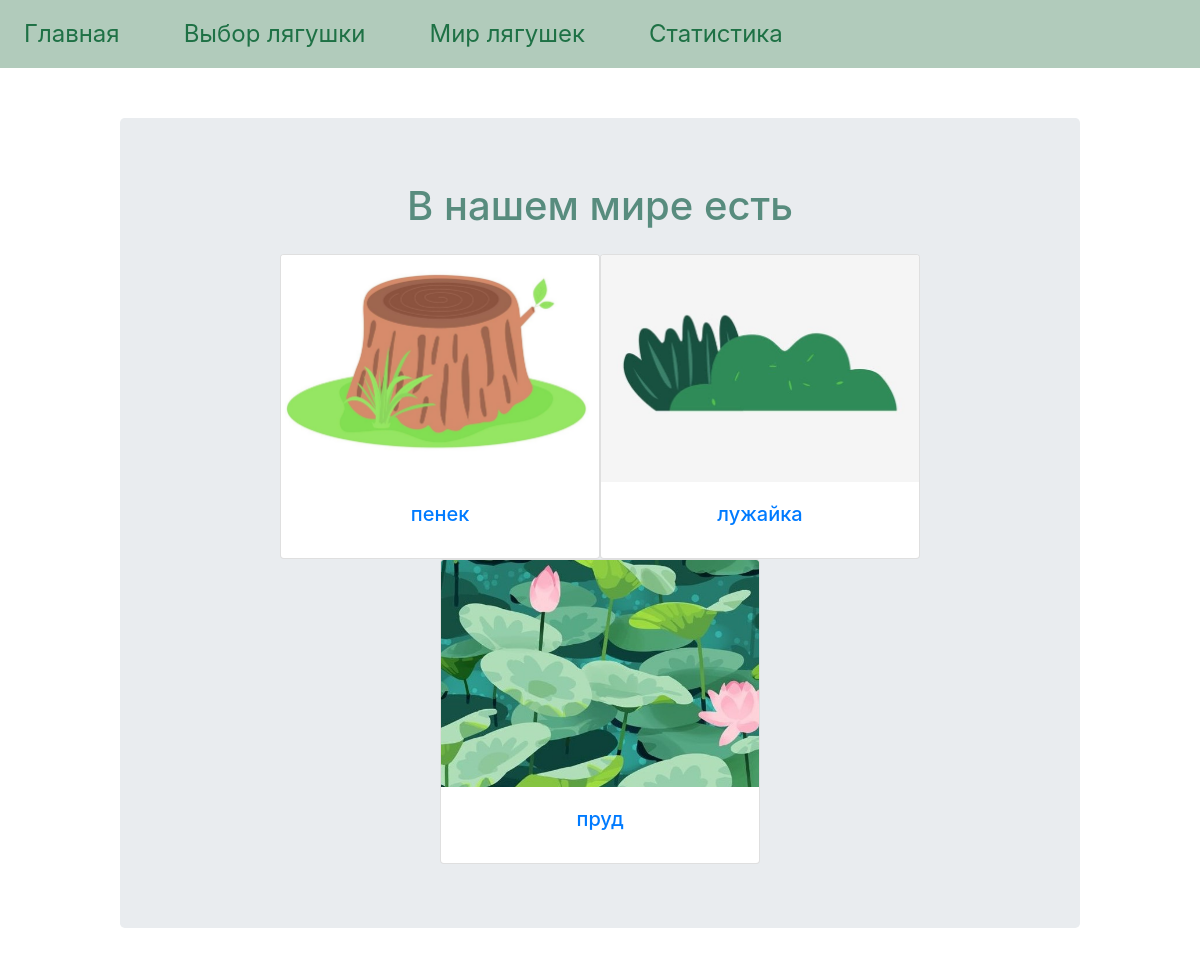
/world, run on the app's committed database.
### models.py (models this page shows)
class Places(db.Model):
    __tablename__ = 'places'
    place_id = db.Column('id', db.Integer, primary_key=True)
    place_name = db.Column(db.Text)
    place_img = db.Column(db.Text)

### myapp.py (the view)
@app.route('/world')
def make_world():
    places = db.session.query(Places).all()
    return render_template("world.html", places=places)

### templates/world.html (shortened to what this page needs)
{% extends 'base.html' %}
{% block content %}
<div class="jumbotron">
    <div class="mb-3 d-flex justify-content-center">
        <h1 style="color: #588c7e;">В нашем мире есть</h1>
    </div>
    <div class="mt-3 d-flex flex-wrap justify-content-center">
        {% for i in range(0, places|length) %}
        <div class="card pa-8" style="width: 20rem;">
            <img class="card-img-top" src="..\static\{{places[i].place_img}}" alt="Card image cap">
            <div class="card-body">
                <h5 class="card-title d-flex justify-content-center" style="color: #588c7e;"><a href="/place/{{places[i].place_id}}">{{
                        places[i].place_name }}</a></h5>
            </div>
        </div>
        {% endfor %}
    </div>
</div>
{% endblock %}

### data on the page
Places: place_img (picture), place_name "пенек"
Places: place_img (picture), place_name "лужайка"
Places: place_img (picture), place_name "пруд"
